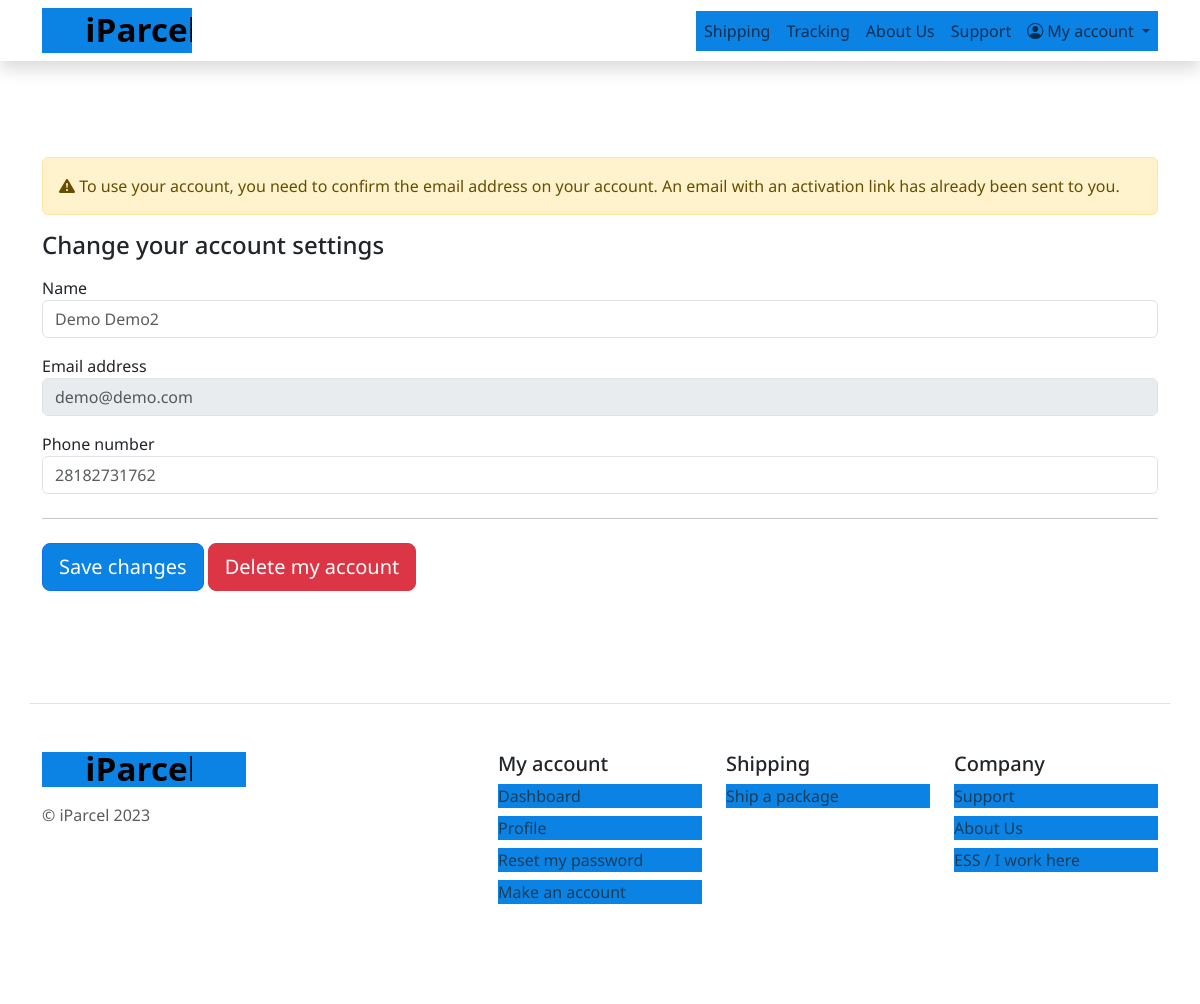
The page /profile.php (signed in) on the database its author committed.
### tables this page shows
CREATE TABLE IF NOT EXISTS `users` (
  `user_id` varchar(225) NOT NULL DEFAULT '',
  `name` varchar(50) NOT NULL DEFAULT '',
  `password` varchar(225) DEFAULT NULL,
  `email` varchar(225) NOT NULL DEFAULT '0',
  `phone` varchar(13) DEFAULT NULL,
  `user_group_role_id` int NOT NULL DEFAULT '0',
  `user_group_id` int DEFAULT NULL,
  `created_at` datetime DEFAULT CURRENT_TIMESTAMP,
  `deleted_at` datetime DEFAULT NULL,
  `email_confirmed` int DEFAULT '0',
  PRIMARY KEY (`user_id`),
  UNIQUE KEY `email` (`email`)
);

### profile.php (the view, shortened to what this page needs)
<?php
require_once 'globals.include.php';
$user_id = $_SESSION["user"];
$stmt = $dbConn->prepare("SELECT name,email,phone,email_confirmed FROM users WHERE user_id= :user_id");
$stmt->bindParam(":user_id", $user_id);
$stmt->execute();
$user = $stmt->fetch();
$name = $user["name"];
$email = $user["email"];
$phone = $user["phone"];
?>
<!DOCTYPE html>
<html>
<head>
    <link href="https://cdn.jsdelivr.net/npm/bootstrap@5.3.0-alpha1/dist/css/bootstrap.min.css" rel="stylesheet">
    <link href="https://cdn.jsdelivr.net/npm/bootstrap-icons@1.10.3/font/bootstrap-icons.css" rel="stylesheet">
    <link href="css/style.css" rel="stylesheet">
</head>
<body>
    <?php include 'navbar.include.php'; ?>
    <div class="px-4 py-5 my-5">
        <div class="container">
            <?php include 'confirm-email.include.php'; ?>
            <form action="profile.php" method="post">
                <h4 class="mb-3">Change your account settings</h4>
                <div class="mb-3">
                    <div class="mb-3">
                        <label for="first_name">Name</label>
                        <input type="text" class="form-control" name="name" placeholder="<?= $name; ?>">
                    </div>
                    <div class="mb-3">
                        <label for="email">Email address</label>
                        <input type="email" class="form-control" name="email" placeholder="<?= $email; ?>" disabled>
                    </div>
                    <div class="mb-3">
                        <label for="phone">Phone number</label>
                        <input type="text" class="form-control" name="phone" placeholder="<?= $phone; ?>">
                    </div>
                </div>
                <hr class="my-4">
                <button type="submit" name="save" class="mb-3 btn btn-lg btn-primary">Save changes</button>
                <button type="button" class="mb-3 btn btn-lg btn-danger" data-bs-toggle="modal" data-bs-target="#staticBackdrop">Delete my account</button>
            </form>
        </div>
    </div>
    <?php include 'footer.include.php'; ?>
</body>
</html>

### css/style.css (style rules this page uses)
body { font-family: 'Noto Sans', sans-serif!important; }
.btn-primary { background: #0B83E5!important; }

### rows shown on the page
users: name "Demo Demo2", email "demo@demo.com", phone "28182731762"
